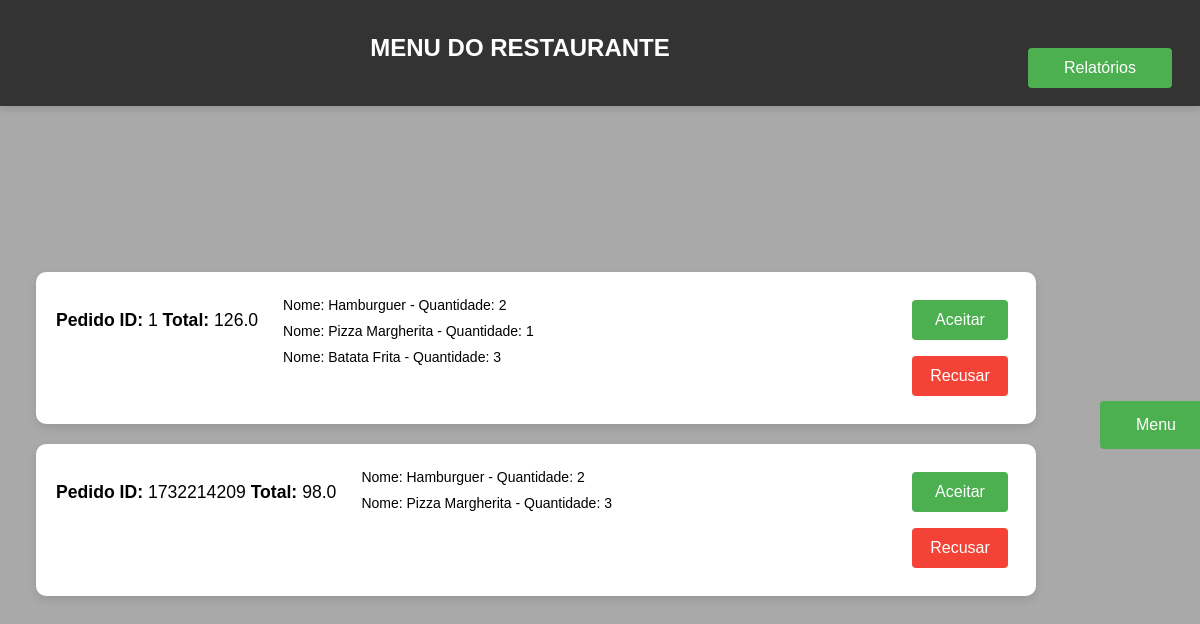
The page /pedidos (signed in) on the database its author committed.
### tables this page shows
CREATE TABLE pedido (
                        id INTEGER PRIMARY KEY AUTOINCREMENT,
                        usuario TEXT NOT NULL,
                        id_restaurante INTEGER NOT NULL,
                        id_produto INTEGER NOT NULL,
                        quantidade INTEGER NOT NULL,
                        preco INTEGER NOT NULL,
                        total FLOAT NOT NULL,
                        id_pedido INTEGER NOT NULL,
                        status TEXT DEFAULT 'criado',
                        FOREIGN KEY (usuario) REFERENCES usuario(nome),
                        FOREIGN KEY (id_restaurante) REFERENCES restaurante(id),
                        FOREIGN KEY (id_produto) REFERENCES produto(id)
                    );

CREATE TABLE produto (
                        id INTEGER PRIMARY KEY AUTOINCREMENT,
                        nome TEXT NOT NULL,
                        preco FLOAT NOT NULL,
                        id_restaurante INTEGER NOT NULL,
                        FOREIGN KEY (id_restaurante) REFERENCES restaurante(id) 
                    );

### flaskServer.py (the view)
@flask_app.route('/pedidos')
def pedidos():
    restaurante = Singleton().get_current_restaurant_flask()
    admin = Singleton().get_current_admin()
    if restaurante:
        p_pedidos = my_db.get_pedido_id(restaurante.pk)
        pedidos_info = []  # Lista para armazenar informações agrupadas de pedidos
        for pedido_id in p_pedidos:
            pedido_id = pedido_id[0]  # Extrai o ID do pedido
            total = my_db.get_pedido_total(pedido_id)  # pega o total do pedido
            status = my_db.get_pedido_status_by_pedido(pedido_id)
            products = my_db.get_product_name(pedido_id)  # Obtém os produtos do pedido atual
            products_info = []  # Lista para os produtos desse pedido
            for product in products:
                nome = product[0]
                quantidade = product[1]
                products_info.append({'nome': nome, 'quantidade': quantidade})
            pedidos_info.append({'id_pedido': pedido_id,'total': total,'status': status,'product_info': products_info})
        return render_template('pedidos.html', pedidos=pedidos_info, is_admin=False, logged_in=True)
    elif admin:
        return render_template('pedidos.html', pedidos=[], is_admin=True, logged_in=True)
    else:
        return render_template('pedidos.html', pedidos=[], is_admin=False, logged_in=False)

### database/db.py (called while the page is built)
    def get_pedido_id(self, id_restaurante: int):
        cur = self.connection.cursor()
        cur.execute('''
                        SELECT DISTINCT p.id_pedido
                        FROM pedido p
                        WHERE p.status NOT IN ('recusado', 'entregue') AND id_restaurante = ?
                        ''', (id_restaurante,))
        records = cur.fetchall()
        return records

    def get_product_name(self, id_pedido: int):
        cur = self.connection.cursor()
        cur.execute('''
                    SELECT pd.nome, p.quantidade, p.id_pedido
                    FROM pedido p
                    LEFT JOIN produto pd ON p.id_produto = pd.id
                    WHERE p.id_pedido = ?
        ''', (id_pedido,))
        records = cur.fetchall()
        return records

    def get_pedido_total(self, id_pedido: int):
        cur = self.connection.cursor()
        cur.execute('''
                    SELECT ROUND(SUM(p.total), 0)
                    FROM pedido p
                    WHERE id_pedido = ?
                    GROUP BY p.id_pedido
        ''', (id_pedido,))
        record = cur.fetchone()
        return record[0]

    def get_pedido_status_by_pedido(self, id_pedido: int):
        cur = self.connection.cursor()
        cur.execute('''
                    SELECT DISTINCT p.status
                    FROM pedido p
                    WHERE id_pedido = ?
        ''', (id_pedido,))
        record = cur.fetchone()
        return record[0] if record else None

### utils/singleton.py (called while the page is built, shortened)
    def __new__(cls):
        return cls._instance

    def get_current_restaurant_flask(self):
        return self.current_restaurant_flask

    def get_current_admin(self):
        return self.current_admin

### templates/pedidos.html (shortened to what this page needs)
<!DOCTYPE html>
<html lang="pt-br">
<head>
    <link rel="stylesheet" href="{{ url_for('static', filename='css/pedidos.css') }}"/>
</head>
<body>
    {% if not logged_in %}
     <div class="login-container">
        <h2 class="title">Você não está logado</h2>
        <a href="{{ url_for('index') }}" class="link-index">
            <button class="index-button"> Menu </button>
        </a>
     </div>
    {% else %}
        <div class="appbar">
            <div class="appbar-title">
                <p>Menu do Restaurante</p>
            </div>
            <a href="{{ url_for('relatorios_restaurante') }}" class="link-relatorios_restaurante">
                <button class="relatorios-button">Relatórios</button>
            </a>
        </div>
        <div class="container">
            <ul class="pedido-lista">
                {% for pedido in pedidos %}
                <li class="pedido-item">
                    <div class="pedido-actions">
                        <p>
                            <strong>Pedido ID:</strong> {{ pedido.id_pedido }}
                            <strong>Total:</strong> {{ pedido.total }}
                        </p>
                        <ul>
                            {% for product in pedido.product_info %}
                            <li>
                                Nome: {{ product.nome }} - Quantidade: {{ product.quantidade }}
                            </li>
                            {% endfor %}
                        </ul>
                    </div>
                    {% if pedido.status == 'criado' %}
                    <div>
                        <form action="{{ url_for('alterar_status', pedido_id=pedido.id_pedido, novo_status='aceito') }}" method="post">
                            <button type="submit" class="accept-button">Aceitar</button>
                        </form>
                        <form action="{{ url_for('alterar_status', pedido_id=pedido.id_pedido, novo_status='recusado') }}" method="post">
                            <button type="submit" class="reject-button">Recusar</button>
                        </form>
                    </div>
                    {% elif pedido.status == 'aceito' %}
                    <div>
                        <form action="{{ url_for('alterar_status', pedido_id=pedido.id_pedido, novo_status='saiu_para_entrega') }}" method="post">
                            <button type="submit" class="accept-button">Saiu para entrega</button>
                        </form>
                    </div>
                    {% elif pedido.status == 'saiu para entrega' %}
                    <div>
                        <form action="{{ url_for('alterar_status', pedido_id=pedido.id_pedido, novo_status='entregue') }}" method="post">
                            <button type="submit" class="accept-button">Entregue</button>
                        </form>
                    </div>
                    {% endif %}
                </li>
                {% endfor %}
            </ul>
        </div>
        <div class="menu-container">
            <a href="{{ url_for('index') }}" class="link-index">
                <button class="index-button"> Menu </button>
            </a>
        </div>
    {% endif %}
</body>
</html>

### static/css/pedidos.css (style rules this page uses)
body { font-family: Arial, sans-serif; background-color: darkgray; display: flex; justify-content: center; align-items: center; height: 100vh; margin: 0; overflow-y: auto; }
.appbar { width: 100%; background-color: #333; padding: 10px 20px; display: flex; justify-content: flex-end; box-shadow: 0 4px 6px rgba(0, 0, 0, 0.1); position: fixed; top: 0; left: 0; z-index: 1000; box-sizing: border-box; }
.appbar-title { flex-grow: 1; text-align: center; color: white; font-size: 1.5rem; font-weight: bold; text-transform: uppercase; }
.container { display: flex; justify-content: center; align-items: center; flex-direction: column; margin: 2rem; margin-top: 100px; padding: 1.5rem; }
.menu-container { display: flex; justify-content: center; margin-top: 20px; }
.pedido-lista { margin: 0; padding: 0; list-style: none; display: flex; flex-direction: column; gap: 20px; }
.pedido-item { background-color: #ffffff; border-radius: 10px; box-shadow: 0 4px 8px rgba(0, 0, 0, 0.1); padding: 20px; width: 80vw; text-align: left; font-size: 1.1rem; transition: transform 0.2s ease, box-shadow 0.2s ease; }
.pedido-actions { display: flex; gap: 10px; justify-content: space-between; }
ul { list-style: none; padding-left: 15px; margin: 0; }
ul li { display: flex; justify-content: space-between; font-size: 14px; padding: 5px 0; }
.accept-button, .reject-button { width: 6rem; height: 2.5rem; padding: 0.5rem; margin: 0.5rem; background-color: #4CAF50; color: white; border: none; border-radius: 4px; font-size: 1rem; cursor: pointer; }
.reject-button { background-color: #f44336; }
a { margin-top: 30px; color: #007BFF; text-decoration: none; }
.index-button { width: 7rem; height: 3rem; padding: 0.8rem; margin: 0.5rem; background-color: #4CAF50; color: white; border: none; border-radius: 4px; font-size: 1rem; cursor: pointer; }
.relatorios-button { width: 9rem; height: 2.5rem; padding: 0.5rem; margin: 0.5rem; background-color: #4CAF50; color: white; border: none; border-radius: 4px; font-size: 1rem; cursor: pointer; }

### rows shown on the page
pedido: nome "Hamburguer", quantidade "2"
pedido: nome "Pizza Margherita", quantidade "1"
pedido: nome "Batata Frita", quantidade "3"
pedido: nome "Hamburguer", quantidade "2"
pedido: nome "Pizza Margherita", quantidade "3"

### other values the page prints
{{ pedido.id_pedido }} "1" "1732214209"
{{ pedido.total }} "126.0" "98.0"
